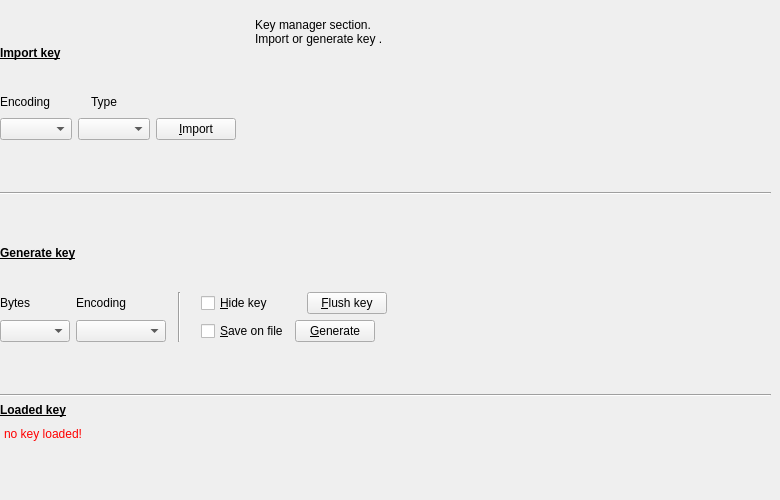
    <widget class="QWidget" name="m_pageKeyM">
     <widget class="QWidget" name="verticalLayoutWidget">
      <property name="geometry">
       <rect>
        <x>0</x>
        <y>0</y>
        <width>771</width>
        <height>491</height>
       </rect>
      </property>
      <layout class="QVBoxLayout" name="vlayout">
       <item>
        <spacer name="spacer">
         <property name="orientation">
          <enum>Qt::Vertical</enum>
         </property>
         <property name="sizeHint" stdset="0">
          <size>
           <width>20</width>
           <height>220</height>
          </size>
         </property>
        </spacer>
       </item>
       <item>
        <widget class="QLabel" name="label">
         <property name="font">
          <font>
           <bold>true</bold>
           <underline>true</underline>
          </font>
         </property>
         <property name="text">
          <string>Import key</string>
         </property>
        </widget>
       </item>
       <item>
        <spacer name="spacer_15">
         <property name="orientation">
          <enum>Qt::Vertical</enum>
         </property>
         <property name="sizeHint" stdset="0">
          <size>
           <width>20</width>
           <height>200</height>
          </size>
         </property>
        </spacer>
       </item>
       <item>
        <layout class="QHBoxLayout" name="hlayout_11">
         <item>
          <widget class="QLabel" name="label_11">
           <property name="minimumSize">
            <size>
             <width>85</width>
             <height>0</height>
            </size>
           </property>
           <property name="text">
            <string>Encoding</string>
           </property>
          </widget>
         </item>
         <item>
          <widget class="QLabel" name="label_22">
           <property name="minimumSize">
            <size>
             <width>0</width>
             <height>0</height>
            </size>
           </property>
           <property name="text">
            <string>Type</string>
           </property>
          </widget>
         </item>
         <item>
          <spacer name="horizontalSpacer">
           <property name="orientation">
            <enum>Qt::Horizontal</enum>
           </property>
           <property name="sizeHint" stdset="0">
            <size>
             <width>40</width>
             <height>20</height>
            </size>
           </property>
          </spacer>
         </item>
        </layout>
       </item>
       <item>
        <layout class="QHBoxLayout" name="hlayout_8">
         <item>
          <widget class="QComboBox" name="m_keyMEncodingsI">
           <property name="minimumSize">
            <size>
             <width>70</width>
             <height>0</height>
            </size>
           </property>
          </widget>
         </item>
         <item>
          <widget class="QComboBox" name="m_keyMType"/>
         </item>
         <item>
          <widget class="QPushButton" name="m_keyMImport">
           <property name="maximumSize">
            <size>
             <width>120</width>
             <height>16777215</height>
            </size>
           </property>
           <property name="text">
            <string>&amp;Import</string>
           </property>
           <property name="shortcut">
            <string>Ctrl+I</string>
           </property>
          </widget>
         </item>
         <item>
          <spacer name="spacer_7">
           <property name="orientation">
            <enum>Qt::Horizontal</enum>
           </property>
           <property name="sizeHint" stdset="0">
            <size>
             <width>40</width>
             <height>20</height>
            </size>
           </property>
          </spacer>
         </item>
        </layout>
       </item>
       <item>
        <spacer name="spacer_2">
         <property name="orientation">
          <enum>Qt::Vertical</enum>
         </property>
         <property name="sizeHint" stdset="0">
          <size>
           <width>20</width>
           <height>220</height>
          </size>
         </property>
        </spacer>
       </item>
       <item>
        <widget class="Line" name="line">
         <property name="orientation">
          <enum>Qt::Horizontal</enum>
         </property>
        </widget>
       </item>
       <item>
        <spacer name="spacer_3">
         <property name="orientation">
          <enum>Qt::Vertical</enum>
         </property>
         <property name="sizeHint" stdset="0">
          <size>
           <width>20</width>
           <height>220</height>
          </size>
         </property>
        </spacer>
       </item>
       <item>
        <widget class="QLabel" name="label_2">
         <property name="font">
          <font>
           <bold>true</bold>
           <underline>true</underline>
           <strikeout>false</strikeout>
           <kerning>true</kerning>
          </font>
         </property>
         <property name="text">
          <string>Generate key</string>
         </property>
         <property name="margin">
          <number>0</number>
         </property>
        </widget>
       </item>
       <item>
        <spacer name="spacer_16">
         <property name="orientation">
          <enum>Qt::Vertical</enum>
         </property>
         <property name="sizeHint" stdset="0">
          <size>
           <width>20</width>
           <height>200</height>
          </size>
         </property>
        </spacer>
       </item>
       <item>
        <layout class="QHBoxLayout" name="hlayout">
         <item>
          <layout class="QVBoxLayout" name="vlayout_5">
           <item>
            <layout class="QHBoxLayout" name="hlayout_5">
             <item>
              <widget class="QLabel" name="label_13">
               <property name="minimumSize">
                <size>
                 <width>70</width>
                 <height>0</height>
                </size>
               </property>
               <property name="text">
                <string>Bytes</string>
               </property>
              </widget>
             </item>
             <item>
              <widget class="QLabel" name="label_4">
               <property name="text">
                <string>Encoding</string>
               </property>
              </widget>
             </item>
             <item>
              <spacer name="spacer_4">
               <property name="orientation">
                <enum>Qt::Horizontal</enum>
               </property>
               <property name="sizeHint" stdset="0">
                <size>
                 <width>20</width>
                 <height>20</height>
                </size>
               </property>
              </spacer>
             </item>
            </layout>
           </item>
           <item>
            <layout class="QHBoxLayout" name="hlayout_6">
             <item>
              <widget class="QComboBox" name="m_keyMLength">
               <property name="minimumSize">
                <size>
                 <width>70</width>
                 <height>0</height>
                </size>
               </property>
              </widget>
             </item>
             <item>
              <widget class="QComboBox" name="m_keyMEncodingsG">
               <property name="minimumSize">
                <size>
                 <width>90</width>
                 <height>0</height>
                </size>
               </property>
              </widget>
             </item>
             <item>
              <spacer name="spacer_5">
               <property name="orientation">
                <enum>Qt::Horizontal</enum>
               </property>
               <property name="sizeHint" stdset="0">
                <size>
                 <width>20</width>
                 <height>20</height>
                </size>
               </property>
              </spacer>
             </item>
            </layout>
           </item>
          </layout>
         </item>
         <item>
          <widget class="Line" name="line_4">
           <property name="orientation">
            <enum>Qt::Vertical</enum>
           </property>
          </widget>
         </item>
         <item>
          <spacer name="spacer_25">
           <property name="orientation">
            <enum>Qt::Horizontal</enum>
           </property>
           <property name="sizeHint" stdset="0">
            <size>
             <width>30</width>
             <height>20</height>
            </size>
           </property>
          </spacer>
         </item>
         <item>
          <layout class="QVBoxLayout" name="vlayout_6">
           <item>
            <layout class="QHBoxLayout" name="hlayout_7">
             <item>
              <widget class="QCheckBox" name="m_keyMHide">
               <property name="minimumSize">
                <size>
                 <width>100</width>
                 <height>0</height>
                </size>
               </property>
               <property name="text">
                <string>&amp;Hide key</string>
               </property>
               <property name="shortcut">
                <string>Ctrl+H</string>
               </property>
               <property name="checked">
                <bool>false</bool>
               </property>
               <property name="tristate">
                <bool>false</bool>
               </property>
              </widget>
             </item>
             <item>
              <widget class="QPushButton" name="m_keyMFlush">
               <property name="maximumSize">
                <size>
                 <width>120</width>
                 <height>16777215</height>
                </size>
               </property>
               <property name="text">
                <string>&amp;Flush key</string>
               </property>
               <property name="shortcut">
                <string>Ctrl+F</string>
               </property>
              </widget>
             </item>
             <item>
              <spacer name="spacer_6">
               <property name="orientation">
                <enum>Qt::Horizontal</enum>
               </property>
               <property name="sizeHint" stdset="0">
                <size>
                 <width>400</width>
                 <height>20</height>
                </size>
               </property>
              </spacer>
             </item>
            </layout>
           </item>
           <item>
            <layout class="QHBoxLayout" name="hlayout_9">
             <item>
              <widget class="QCheckBox" name="m_keyMSaveOnF">
               <property name="maximumSize">
                <size>
                 <width>100</width>
                 <height>16777215</height>
                </size>
               </property>
               <property name="text">
                <string>&amp;Save on file</string>
               </property>
               <property name="shortcut">
                <string>Ctrl+S</string>
               </property>
              </widget>
             </item>
             <item>
              <widget class="QPushButton" name="m_keyMGenerate">
               <property name="maximumSize">
                <size>
                 <width>120</width>
                 <height>16777215</height>
                </size>
               </property>
               <property name="text">
                <string>&amp;Generate</string>
               </property>
               <property name="shortcut">
                <string>Ctrl+G</string>
               </property>
              </widget>
             </item>
             <item>
              <spacer name="spacer_8">
               <property name="orientation">
                <enum>Qt::Horizontal</enum>
               </property>
               <property name="sizeHint" stdset="0">
                <size>
                 <width>400</width>
                 <height>20</height>
                </size>
               </property>
              </spacer>
             </item>
            </layout>
           </item>
          </layout>
         </item>
        </layout>
       </item>
       <item>
        <spacer name="spacer_14">
         <property name="orientation">
          <enum>Qt::Vertical</enum>
         </property>
         <property name="sizeHint" stdset="0">
          <size>
           <width>20</width>
           <height>220</height>
          </size>
         </property>
        </spacer>
       </item>
       <item>
        <widget class="Line" name="line_2">
         <property name="orientation">
          <enum>Qt::Horizontal</enum>
         </property>
        </widget>
       </item>
       <item>
        <widget class="QLabel" name="label_3">
         <property name="font">
          <font>
           <bold>true</bold>
           <underline>true</underline>
          </font>
         </property>
         <property name="text">
          <string>Loaded key</string>
         </property>
        </widget>
       </item>
       <item>
        <widget class="QPlainTextEdit" name="m_keyMLoaded">
         <property name="autoFillBackground">
          <bool>false</bool>
         </property>
         <property name="styleSheet">
          <string notr="true">background-color: rgba(0, 0, 0, 0);color:red;</string>
         </property>
         <property name="frameShape">
          <enum>QFrame::NoFrame</enum>
         </property>
         <property name="frameShadow">
          <enum>QFrame::Plain</enum>
         </property>
         <property name="tabChangesFocus">
          <bool>false</bool>
         </property>
         <property name="readOnly">
          <bool>true</bool>
         </property>
         <property name="plainText">
          <string>no key loaded!</string>
         </property>
         <property name="textInteractionFlags">
          <set>Qt::TextSelectableByKeyboard|Qt::TextSelectableByMouse</set>
         </property>
         <property name="backgroundVisible">
          <bool>false</bool>
         </property>
        </widget>
       </item>
      </layout>
     </widget>
     <widget class="QLabel" name="m_label">
      <property name="geometry">
       <rect>
        <x>250</x>
        <y>5</y>
        <width>221</width>
        <height>54</height>
       </rect>
      </property>
      <property name="text">
       <string>&lt;td&gt;&lt;img src=:/assets/key.png width=50 height=50/&gt;&lt;/td&gt;&lt;td valign=middle&gt;Key manager section.&lt;br /&gt;Import or generate key .&lt;/td&gt;</string>
      </property>
     </widget>
    </widget>
